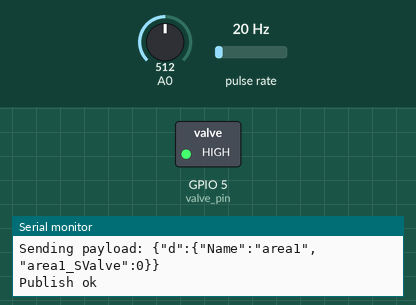
A sketch run on a simulated ESP8266 (NodeMCU). Parts: switched loads named in the sketch (green lamp = pin HIGH), the last lines printed to the serial monitor. Wiring (inferred from the names in the program): pulse sensor: data GPIO 4. The test bench sets the inputs (shaded band); at power-on: A0 = 512, pulse rate 20 Hz. WiFi joins after 1.5 s; servers stay silent unless stated; no MQTT or app messages arrive unless stated.

Above: at 6.9 s.
7.0 s: A0 set to 752
12.8 s: A0 set to 782
At 22.8 s:
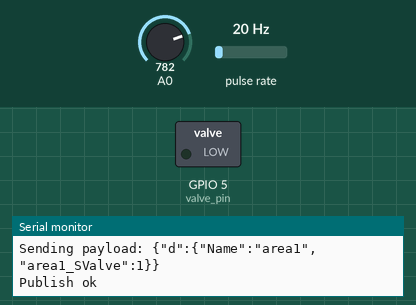
23.1 s: A0 set to 528
32.8 s: A0 set to 504
At 42.4 s:
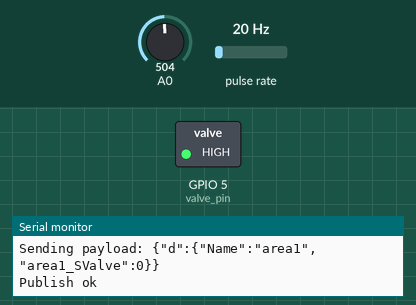
Timing chart, 0 to 43.9 s (numbered marks = the images above; inputs shaded):
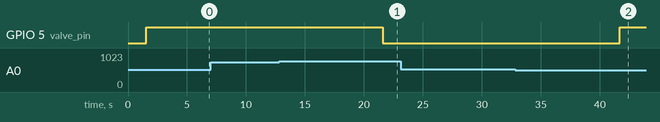

Measured:
- the behaviour switches between 767 and 768 on A0 (found by bisection; images 0 and 1)
- the behaviour switches between 513 and 512 on A0 (found by bisection; images 1 and 2)
- after the input at 12.8 s, GPIO 5 (valve_pin): HIGH → LOW after 8.8 s
- after the input at 32.8 s, GPIO 5 (valve_pin): LOW → HIGH after 8.9 s

The sketch:

area1.ino
```cpp
#include <ESP8266WiFi.h>
#include <DHT.h>
#include <ArduinoJson.h>
#include <PubSubClient.h>

// Watson IoT connection details
#define MQTT_HOST "9zlw2x.messaging.internetofthings.ibmcloud.com"
#define MQTT_PORT 1883
#define DEVICE_ID "area1"
//Device                 Org    Type    ID
#define MQTT_DEVICEID "d:9zlw2x:ESP8266:area1"
#define MQTT_USER "use-token-auth"
#define MQTT_TOKEN "area1_esp"
#define MQTT_TOPIC_DISPLAY "iot-2/cmd/display/fmt/json"

// Water Flow Sensor IBM_Watson data
char pubTopic1[] = "iot-2/evt/area1_WFS_FLitres/fmt/json";    // Water flow rate
char pubTopic2[] = "iot-2/evt/area1_WFS_TLitres/fmt/json";    // Amount of water consumed


// Soil Moisture Sensor IBM_Watson data
char pubTopic3[] = "iot-2/evt/area1_SMS_moisture/fmt/json";

// Solindoid Valve IBM_Watson data
char pubTopic4[] = "iot-2/evt/area1_SValve/fmt/json";

// WiFi connection information
char ssid[] = "mostafa";      // network SSID (name)
char pass[] = "m1234567";     // network password

// Solindoid Valve
#define valve_pin  5
boolean valve_state = false;
///////////////////

// Water Flow Sensor
#define WFS_SENSOR  4
long WFS_currentMillis = 0;
long WFS_previousMillis = 0;
int WFS_interval = 1000;
float WFS_calibrationFactor = 4.5;
volatile byte WFS_pulseCount;
byte WFS_pulse1Sec = 0;
float WFS_flowRate;
unsigned long WFS_flowMilliLitres;
unsigned int WFS_totalMilliLitres;
float WFS_flowLitres;
float WFS_totalLitres;
// To avoid error on interrupt with ESP8266
// we should add IRAM_ATTR in front of the function that called on interrupt.
void IRAM_ATTR pulseCounter()
{
  WFS_pulseCount++;
}
////////////////////// Water Flow Sensor End //////////////////////

// MQTT objects
void callback(char* topic, byte* payload, unsigned int length);
WiFiClient wifiClient;
PubSubClient mqtt(MQTT_HOST, MQTT_PORT, callback, wifiClient);

// variables to hold data
StaticJsonDocument<100> jsonDoc;
JsonObject payload = jsonDoc.to<JsonObject>();
JsonObject status = payload.createNestedObject("d");
static char msg[50];

void callback(char* topic, byte* payload, unsigned int length) {
  Serial.print("Message arrived [");
  Serial.print(topic);
  Serial.print("] : ");

  payload[length] = 0; // ensure valid content is zero terminated so can treat as c-string
  Serial.println((char *)payload);
}

void setup() {
  ////////// Solindoid Valve
  pinMode(valve_pin, OUTPUT);
  digitalWrite(valve_pin, LOW);
  ///////////////////////////// Soil Moisture Sensor //////////////////////////////
  pinMode(A0, INPUT);
  ///////////////////////////// Soil Moisture End //////////////////////////
  ///////////////////////////// Water Flow Sensor////////////////////////////////////////////
  pinMode(WFS_SENSOR, INPUT_PULLUP);
  WFS_pulseCount = 0;
  WFS_flowRate = 0.0;
  WFS_flowMilliLitres = 0;
  WFS_totalMilliLitres = 0;
  WFS_previousMillis = 0;
  attachInterrupt(digitalPinToInterrupt(WFS_SENSOR), pulseCounter, FALLING);
  ///////////////////////////////Water Flow Sensor End /////////////////////////////
  // Start serial console
  Serial.begin(115200);
  Serial.setTimeout(2000);
  while (!Serial) { }
  Serial.println();
  Serial.println("ESP8266 Sensor Application");

  /////////////// Start WiFi connection /////////////////////////////////
  WiFi.mode(WIFI_STA);
  WiFi.begin(ssid, pass);
  while (WiFi.status() != WL_CONNECTED) {
    delay(500);
    Serial.print(".");
  }
  Serial.println("");
  Serial.println("WiFi Connected");
  //////////////////////////////////////////////////////////////////////////
  /////////////////////// Start connected devices /////////////////////////
  //  dht.begin();

  // Connect to MQTT - IBM Watson IoT Platform ///////////////////////////
  if (mqtt.connect(MQTT_DEVICEID, MQTT_USER, MQTT_TOKEN)) {
    Serial.println("MQTT Connected");
    mqtt.subscribe(MQTT_TOPIC_DISPLAY);

  } else {
    Serial.println("MQTT Failed to connect!");
    ESP.reset();
  }
  //////////////////////////////////////////////////////////////////////
}
void loop() {
  mqtt.loop();
  while (!mqtt.connected()) {
    Serial.print("Attempting MQTT connection...");
    // Attempt to connect
    if (mqtt.connect(MQTT_DEVICEID, MQTT_USER, MQTT_TOKEN)) {
      Serial.println("MQTT Connected");
      mqtt.subscribe(MQTT_TOPIC_DISPLAY);
      mqtt.loop();
    } else {
      Serial.println("MQTT Failed to connect!");
      delay(5000);
    }
  }
  WFS_currentMillis = millis();
  if (WFS_currentMillis - WFS_previousMillis > WFS_interval)
  {
    /////////////////// Water Flow Sensor ////////////////////////////////
    WFS_pulse1Sec = WFS_pulseCount;
    WFS_pulseCount = 0;
    WFS_flowRate = ((1000.0 / (millis() - WFS_previousMillis)) * WFS_pulse1Sec) / WFS_calibrationFactor;
    WFS_previousMillis = millis();
    // Divide the flow rate in litres/minute by 60 to determine how many litres have
    // passed through the sensor in this 1 second interval, then multiply by 1000 to
    // convert to millilitres.
    WFS_flowMilliLitres = (WFS_flowRate / 60) * 1000;
    WFS_flowLitres = (WFS_flowRate / 60);
    // Add the millilitres passed in this second to the cumulative total
    WFS_totalMilliLitres += WFS_flowMilliLitres;
    WFS_totalLitres += WFS_flowLitres;
    // Print the flow rate for this second in litres / minute
    Serial.print("Flow rate: ");
    Serial.print(float(WFS_flowRate));  // Print the integer part of the variable
    Serial.print("L/min");
    Serial.print("\t");       // Print tab space
    // Print the cumulative total of litres flowed since starting
    Serial.print("Output Liquid Quantity: ");
    Serial.print(WFS_totalMilliLitres);
    Serial.print("mL / ");
    Serial.print(WFS_totalLitres);
    Serial.println("L");

    // Check if any reads failed and exit early (to try again).
    if (isnan(WFS_flowRate) || isnan(WFS_totalLitres)) {
      Serial.println("Failed to read from Water Flow sensor!");
    } else {
      String payload = "{\"d\":{\"Name\":\"" DEVICE_ID "\"";
      payload += ",\"area1_WFS_FLitres\":";
      payload += WFS_flowRate;
      payload += "}}";
      Serial.print("Sending payload: ");
      Serial.println(payload);
      if (mqtt.publish(pubTopic1, (char*) payload.c_str())) {
        Serial.println("Publish ok");
      } else {
        Serial.println("Publish failed");
      }
      String payload1 = "{\"d\":{\"Name\":\"" DEVICE_ID "\"";
      payload1 += ",\"area1_WFS_TLitres\":";
      payload1 += WFS_totalLitres;
      payload1 += "}}";
      if (mqtt.publish(pubTopic2, (char*) payload1.c_str())) {
        Serial.println("Publish ok");
      } else {
        Serial.println("Publish failed");
      }
    }
  }
  ///////////////// Water Flow Sensor End ///////////////////////////////

  ///////////////////////////// Soil Moisture Sensor //////////////////////////////
  float moisture = analogRead(A0);
  moisture = ((1024 - moisture) / 1024) * 100;
  Serial.print("Moisture value :");
  Serial.println(moisture);

  if (moisture <= 25) {
    digitalWrite(valve_pin, LOW);
    valve_state = true;
  } else if (moisture >= 50) {
    digitalWrite(valve_pin, HIGH);
    valve_state = false;
  }
  if (isnan(moisture)) {
    Serial.println("Failed to read from Soil Moisture sensor!");
  } else {
    String payload = "{\"d\":{\"Name\":\"" DEVICE_ID "\"";
    payload += ",\"area1_SMS_moisture\":";
    payload += moisture;
    payload += "}}";
    Serial.print("Sending payload: ");
    Serial.println(payload);
    if (mqtt.publish(pubTopic3, (char*) payload.c_str())) {
      Serial.println("Publish ok");
    } else {
      Serial.println("Publish failed");
    }
  }

  /////////// Send state of Solindoid Valve to IBM Watson
    String payload = "{\"d\":{\"Name\":\"" DEVICE_ID "\"";
    payload += ",\"area1_SValve\":";
    payload += valve_state;
    payload += "}}";
    Serial.print("Sending payload: ");
    Serial.println(payload);
    if (mqtt.publish(pubTopic4, (char*) payload.c_str())) {
      Serial.println("Publish ok");
    } else {
      Serial.println("Publish failed");
    }

  // Pause - but keep polling MQTT for incoming messages
  for (int i = 0; i < 10; i++) {
    mqtt.loop();
    delay(1000);
  }
}
```
